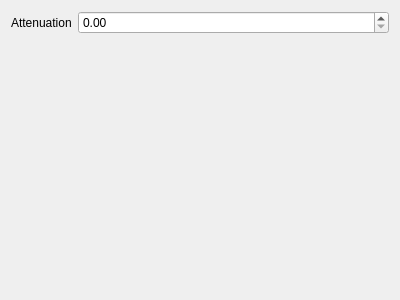
<?xml version="1.0" encoding="UTF-8"?>
<ui version="4.0">
 <class>LineSettingsWidget</class>
 <widget class="QWidget" name="LineSettingsWidget">
  <property name="geometry">
   <rect>
    <x>0</x>
    <y>0</y>
    <width>400</width>
    <height>300</height>
   </rect>
  </property>
  <property name="windowTitle">
   <string>Form</string>
  </property>
  <layout class="QFormLayout" name="formLayout">
   <item row="0" column="0">
    <widget class="QLabel" name="attenuationLabel">
     <property name="text">
      <string>Attenuation</string>
     </property>
    </widget>
   </item>
   <item row="0" column="1">
    <widget class="QDoubleSpinBox" name="attenuation"/>
   </item>
  </layout>
 </widget>
 <resources/>
 <connections/>
</ui>
